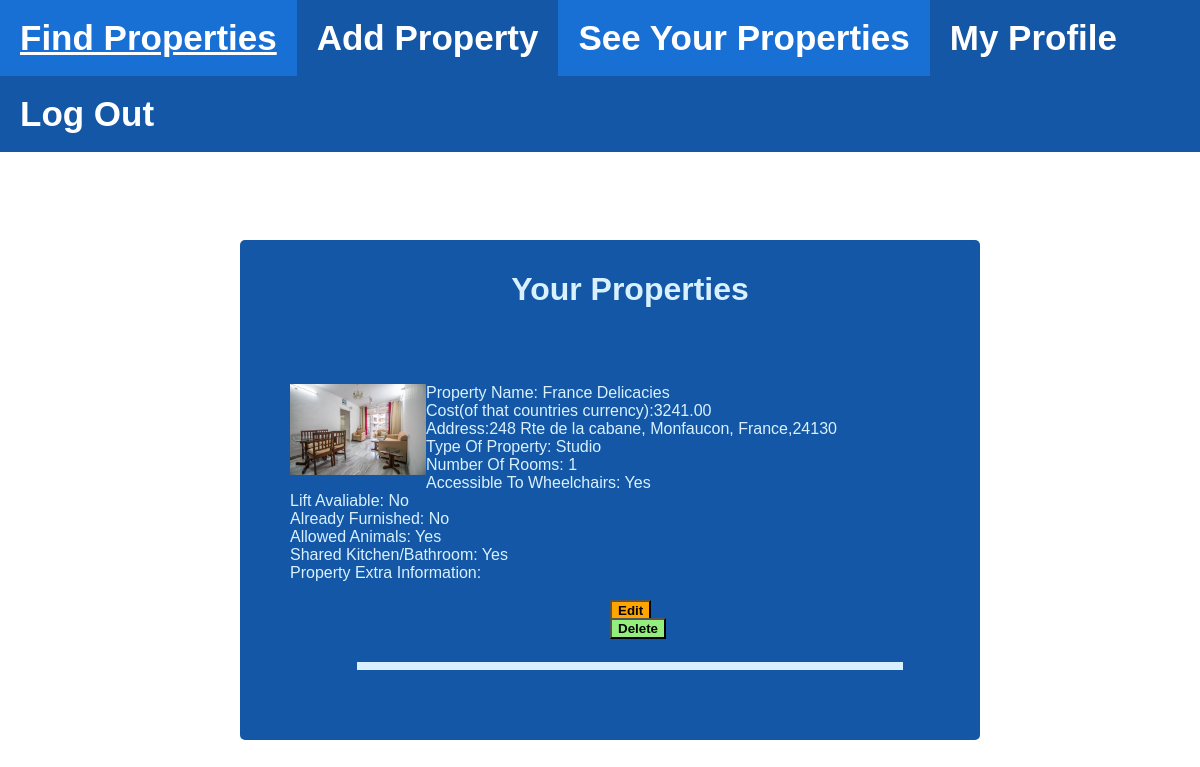
The page /see-properties/ (signed in) on the database its author committed.
### flatworks/models.py (models this page shows, shortened)
class Property_Image(models.Model):
    property = models.OneToOneField(Property,on_delete=models.CASCADE,null=True) #Picture belongs to a property
    image_file= models.ImageField(upload_to='images/properties_imgs/', null=True, verbose_name="",blank=True) #Image file itself

class Property(models.Model):
    property_name = models.CharField(max_length=100) #Name of property
    property_cost = models.DecimalField(max_digits=8, decimal_places=2) #Cost of property
    property_address = models.CharField(max_length=200, unique=True) #Address of property
    property_city = models.CharField(max_length=40) #City of property
    property_borough = models.CharField(max_length=40, blank=True) #Borough of property
    property_country = models.CharField(max_length=40) #Country of property
    property_postal_code = models.CharField(max_length=15, blank=True) #Postal Code of property
    property_url = models.URLField(null=True, unique=True) #URL of property
    property_user = models.ForeignKey(User,on_delete=models.CASCADE,null=True)#Properties the user owns, this is many to one so the user can have many properties
    property_type = models.IntegerField(choices=((1,'House'),(2,'Flat'),(3,'Studio'))) #Property type, 1 for house, 2 for flat, 3 for studio, 4 for business room
    property_accessibility_wheelchair = models.BooleanField() #Accessible to wheelchairs
    property_accessibility_lift = models.BooleanField() #Has a lift
    property_furnished = models.BooleanField() #Furnished
    property_number_of_rooms = models.IntegerField() #Number of rooms
    property_animal_allowance = models.BooleanField() #Allowed animals
    property_communal_spaces = models.BooleanField() #Sharing space or not
    property_information = models.TextField(blank=True) #Property information
    property_latitude = models.FloatField(default = 0) #For latitude, of the location
    property_longitude = models.FloatField(default = 0) #For longitude, of the location

### flatworks/views.py (the view, shortened to what this page needs)
# urls.py: path('see-properties/', views.seeProperties, name="see-prop"),
@login_required(login_url='log-in')
def seeProperties(request):
    user_id = User.user_objects.get(link_to_django_user_id=request.user.id) #This find the user id
    form = Property.objects.filter(property_user_id__exact =user_id) #This finds the property objects owned by that user
    picture_files = []
    images = Property_Image.objects.all() #This is all the data from property image table
    for each_item in form:
        try:
            picture_files += [images.filter(property_id__exact =each_item.id)[0]]
        except:
            picture_files = picture_files
    if picture_files==[]:
        context = {'form':form} #Passes just form onto html if there are no picture files
    else:
        context = {'form':form, 'image':picture_files } #Passes both picture_files and form if there are picture files
    find_user_type = int(User.user_objects.get(link_to_django_user_id=request.user.id).user_type)
    if (find_user_type == 1) | (find_user_type == 3):
        return render(request, 'flatworks/see-properties.html', context)#This renders the see properties html page for developers and consultants
    elif find_user_type == 2:
        return render(request, 'flatworks/landlord-see-properties.html', context)#This renders the see properties html page for landlords

### flatworks/templates/flatworks/see-properties.html (shortened to what this page needs)
{% extends 'flatworks/layouts/maintemp.html' %}
{% block content %}
	{% load static %}
		<link rel="stylesheet" href="{% static 'css/nav.css' %}">
	<head>
		<div id="navigation" class = "navbar">
			<ul id="navBar" >
				<div id="navbar-left">
					<li><a id = "filter" href="{% url 'filter' %}">Find Properties</a></li>
					<li><a id = "add" href="{% url 'add-prop' %}">Add Property</a></li>
					<li><a class="active" id = "see" href="{% url 'see-prop' %}">See Your Properties</a></li>
					<li><a id = "profile" href="{% url 'see-prof' %}">My Profile</a></li>
					<li><a id = "logout" href="{% url 'log-out' %}">Log Out</a></li>
				</div>
			</ul>
		</div>
	</head>
	<body>
		<div align = "left" style = "color: #d9f1ff; background-color: #1357a6; border-radius: 5px; position: absolute; left: 20%;  padding: 10px; width:60%; top:30%;" id = "property">
			<ul>
				<h1 align = "center" >Your Properties</h1><br><br><br>
				{% for info in form%}
					{% for picture in image%}
						{%if picture.property_id == info.id %}
							<img style="width:20%; float: left;" src="{{picture.image_file.url}}"/>
						{%endif%}
					{% endfor %}
					Property Name: {{ info.property_name }}
					<br>Cost(of that countries currency):{{ info.property_cost }}
					<br>Address:{{info.property_address}}, {{info.property_city}}, {{info.property_country}},{{info.property_postal_code}}
					<br>Type Of Property:
					{% if info.property_type == 1 %}
						House
					{% elif info.property_type == 2 %}
						Flat
					{% elif info.property_type == 3 %}
						Studio
					{% endif %}
					<br>Number Of Rooms: {{info.property_number_of_rooms}}
					<br>Accessible To Wheelchairs:
					{% if info.property_accessibility_wheelchair == 0 %}
						No
					{%else%}
						Yes
					{%endif%}
					<br>Lift Avaliable:
					{% if info.property_accessibility_lift == 0 %}
						No
					{%else%}
						Yes
					{%endif%}
					<br>Already Furnished:
					{% if info.property_furnished == 0 %}
						No
					{%else%}
						Yes
					{%endif%}
					<br>Allowed Animals:
					{% if info.property_animal_allowance == 0 %}
						No
					{%else%}
						Yes
					{%endif%}
					<br>Shared Kitchen/Bathroom:
					{% if info.property_communal_spaces == 0 %}
						No
					{%else%}
						Yes
					{%endif%}
					<br>Property Extra Information: {{info.property_information}}
					<br><br><form style = "width:10%;" id="forms" name="filter" method="POST">
						<button name="edit" style ="position: absolute; left: 50%; background-color:orange; color:black; font-weight:bold;"input type="submit" value ="{{info.id}}"  >Edit</button><br>
					</form>
					<form style = "width:13%;" id="forms" name="filter" method="POST">
						<button name="delete" style ="position: absolute; left:50%; background-color:#93ee7d; color:black; font-weight:bold;"input type="submit" value ="{{info.id}}" >Delete</button><br><br>
					</form>
					<hr size="8" width="80%" color="#d9f1ff">  <br><br>
				{% endfor %}
			</ul>
		</div>
	</body>
{% endblock content %}

### static/css/nav.css (style rules this page uses)
body { margin: 0%; font-family: Arial, Helvetica, sans-serif; }
#navBar { overflow: hidden; list-style-type: none; margin: 0; padding: 0; overflow: hidden; background-color: #1357a6; position: fixed; width: 100%; top: 0; z-index: 99; left: 0%; }
#navigation { padding:80px 10px; }
#navbar-left { font-size:35px; }
li { float: left; }
li a { display: block; color: white; text-align: center; font-weight: bold; padding: 18px 20px; text-decoration: none; }
.active { background-color: #1870d5; }

### rows shown on the page
Property: property_name "France Delicacies", property_cost "3241.00", property_address "248 Rte de la cabane", property_city "Monfaucon", property_country "France", property_postal_code "24130", property_type "Studio", property_number_of_rooms "1", property_accessibility_wheelchair "Yes", property_accessibility_lift "No", property_furnished "No", property_animal_allowance "Yes", property_communal_spaces "Yes", {{ info.id }} 80 (drawn)
Property_Image: image_file (picture)
